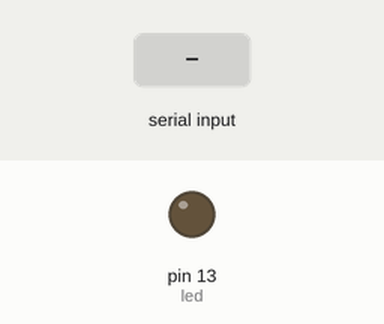
Recording of a sketch running on a simulated Arduino Uno, built with avr-gcc and run on an emulated ATmega328P. Shown: output pins drawn as LEDs (lit = HIGH). Inputs (shaded band) come from the test bench. What the sketch prints to the serial monitor is not drawn.

Above: at 1.2 s.
1.3 s: byte 2 (2) received over Serial
At 2.4 s:
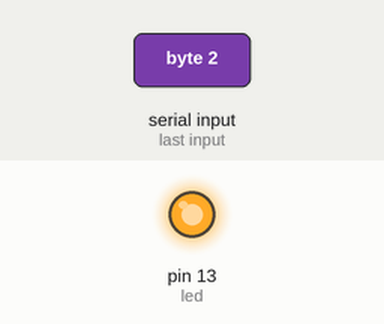
4.3 s: byte 1 (1) received over Serial
At 4.7 s:
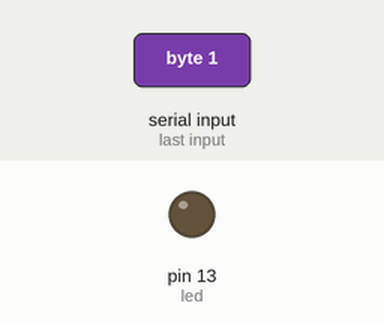
Timing chart, 0 to 7.3 s (numbered marks = the images above; inputs shaded):
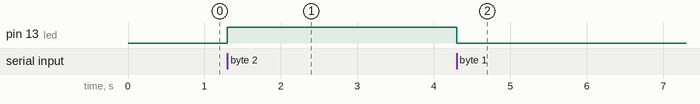

Measured:
- after the input at 1.3 s, pin 13 (led): LOW → HIGH at once
- after the input at 4.3 s, pin 13 (led): HIGH → LOW at once

The sketch:

SerialOutput-p5.ino
```cpp
int led = 13;
uint8_t input;


//Servo servo1;

void setup() {
  // put your setup code here, to run once:

  Serial.begin(9600);
  pinMode(led, OUTPUT);

}

void loop() {
  if (Serial.available() > 0)
  {
    input = Serial.read();//input== -1: no input

    if (input == 1)
    {
      digitalWrite(led, LOW);
    }

      if (input == 2)
    {
      digitalWrite(led, HIGH);
    }
    Serial.write(input);
    //  delay(1);

    //  analogWrite(led, mappedVal);

  }

  }
```
